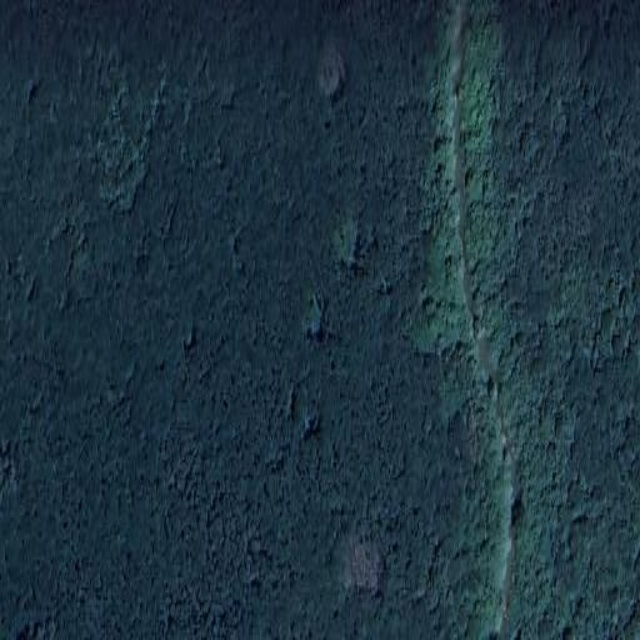
#> input picture data/yolo_dataset_satellite/images/test/11_orig.jpg, 640 x 640 px
$ python make_qualitative_mockup.py
#> lines starting #> are read from the running program, lines starting #| are printed output that depends on the picture
from __future__ import annotations

from pathlib import Path

import cv2
import matplotlib
matplotlib.use('Agg')
import matplotlib.pyplot as plt
import numpy as np
from matplotlib.patches import Circle

ROOT = Path(__file__).resolve().parents[1]
OUT_DIR = ROOT / 'tmp' / 'qualitative_mockup'
OUT_DIR.mkdir(parents=True, exist_ok=True)

ROWS = [
    ('data/yolo_dataset_satellite/images/test/11_orig.jpg', 'data/yolo_dataset_satellite/labels/test/11_orig.txt'),
    ('data/yolo_dataset_satellite/images/test/14_orig.jpg', 'data/yolo_dataset_satellite/labels/test/14_orig.txt'),
    ('data/yolo_dataset_satellite/images/test/17_orig.jpg', 'data/yolo_dataset_satellite/labels/test/17_orig.txt'),
]


def load_image(path: Path) -> np.ndarray:
    image = cv2.imread(str(path))
#> image is the input picture: shape (640, 640, 3); mean B, G, R 64.2, 51.8, 30
    if image is None:
        raise FileNotFoundError(path)
    return cv2.cvtColor(image, cv2.COLOR_BGR2RGB)


def yolo_boxes_to_mask(label_path: Path, shape: tuple[int, int]) -> np.ndarray:
    height, width = shape
    mask = np.zeros((height, width), dtype=np.uint8)
    if not label_path.exists():
        return mask

    with label_path.open('r', encoding='utf-8') as file:
        for line in file:
            parts = line.strip().split()
            if len(parts) != 5:
                continue
            _, cx, cy, bw, bh = map(float, parts)
            x1 = int(max(0, (cx - bw / 2) * width))
            y1 = int(max(0, (cy - bh / 2) * height))
            x2 = int(min(width, (cx + bw / 2) * width))
            y2 = int(min(height, (cy + bh / 2) * height))
            mask[y1:y2, x1:x2] = 255
    return mask


def make_fake_variants(mask: np.ndarray) -> tuple[np.ndarray, np.ndarray, np.ndarray]:
    kernel_small = np.ones((9, 9), np.uint8)
    kernel_large = np.ones((17, 17), np.uint8)

    fcn = cv2.erode(mask, kernel_small, iterations=1)
#> mask: shape (640, 640); every value is 0
    fcn = cv2.morphologyEx(fcn, cv2.MORPH_OPEN, kernel_small)

    unet = cv2.dilate(mask, kernel_small, iterations=1)
    unet = cv2.GaussianBlur(unet, (9, 9), 0)
    _, unet = cv2.threshold(unet, 110, 255, cv2.THRESH_BINARY)

    ours = cv2.morphologyEx(mask, cv2.MORPH_CLOSE, kernel_large)
    ours = cv2.GaussianBlur(ours, (5, 5), 0)
    _, ours = cv2.threshold(ours, 120, 255, cv2.THRESH_BINARY)

    return fcn, unet, ours


def auto_circle_from_mask(mask: np.ndarray) -> tuple[int, int, int]:
    ys, xs = np.where(mask > 0)
#> ys = empty array; xs = empty array
    if len(xs) == 0:
        h, w = mask.shape
#> h = 640; w = 640
        return w // 2, h // 2, min(h, w) // 6

    x_min, x_max = int(xs.min()), int(xs.max())
    y_min, y_max = int(ys.min()), int(ys.max())
    center_x = (x_min + x_max) // 2
    center_y = (y_min + y_max) // 2
    radius = max(18, int(max(x_max - x_min, y_max - y_min) * 0.45))
    return center_x, center_y, radius


def panel_label(ax, text: str) -> None:
    ax.text(
        0.5,
        -0.12,
        text,
        transform=ax.transAxes,
        ha='center',
        va='top',
        fontsize=9,
        family='serif',
    )


fig, axes = plt.subplots(len(ROWS), 4, figsize=(6.4, 4.8), dpi=300)
column_labels = ['(a) Input image', '(b) FCN', '(c) U-Net', '(d) Ours']

for row_idx, (img_rel, lbl_rel) in enumerate(ROWS):
    image = load_image(ROOT / img_rel)
    gt_mask = yolo_boxes_to_mask(ROOT / lbl_rel, image.shape[:2])
    fcn_mask, unet_mask, ours_mask = make_fake_variants(gt_mask)
    circle = auto_circle_from_mask(gt_mask)
#> circle = (320, 320, 106)

    panels = [image, fcn_mask, unet_mask, ours_mask]
    cmaps = [None, 'gray', 'gray', 'gray']

    for col_idx, (panel, cmap) in enumerate(zip(panels, cmaps)):
        ax = axes[row_idx, col_idx]
        if cmap is None:
            ax.imshow(panel)
        else:
            ax.imshow(panel, cmap=cmap, vmin=0, vmax=255)
        ax.add_patch(Circle((circle[0], circle[1]), circle[2], fill=False, edgecolor='red', linewidth=1.4))
        ax.set_xticks([])
        ax.set_yticks([])
        for spine in ax.spines.values():
            spine.set_visible(False)
        if row_idx == len(ROWS) - 1:
            panel_label(ax, column_labels[col_idx])
#> this loop made 4 passes
#> cmap on passes 1 to 4: None, 'gray', 'gray', 'gray'

fig.subplots_adjust(left=0.03, right=0.995, top=0.99, bottom=0.12, wspace=0.04, hspace=0.06)
out_png = OUT_DIR / 'qualitative_comparison_mockup.png'
out_pdf = OUT_DIR / 'qualitative_comparison_mockup.pdf'
fig.savefig(out_png, dpi=600, bbox_inches='tight', pad_inches=0.02)
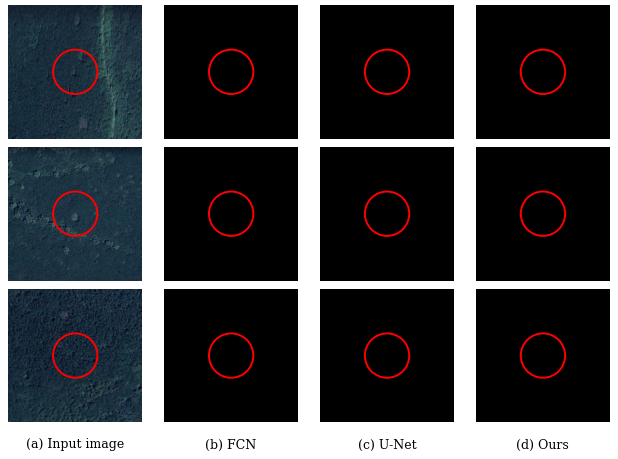
#> figure drawn by matplotlib, 12 panels
fig.savefig(out_pdf, bbox_inches='tight', pad_inches=0.02)
plt.close(fig)
print(out_png)
print(out_pdf)
